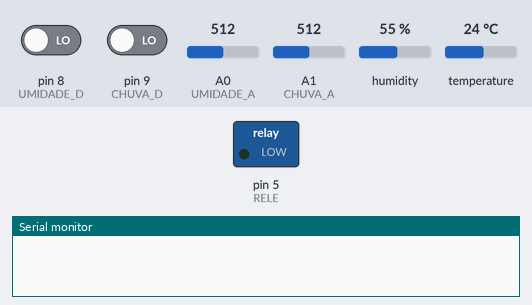
The sketch below on a simulated Arduino Uno, built with avr-gcc and run on an emulated ATmega328P. Shown: switched loads named in the sketch (green lamp = pin HIGH), the last lines printed to the serial monitor. The inputs (shaded band) are chosen by the test bench; at power-on: pin 8 (UMIDADE_D) LOW, pin 9 (CHUVA_D) LOW, A0 (UMIDADE_A) = 512, A1 (CHUVA_A) = 512, humidity 55 %, temperature 24 °C.

Above: at 0.1 s.
At 20.1 s:
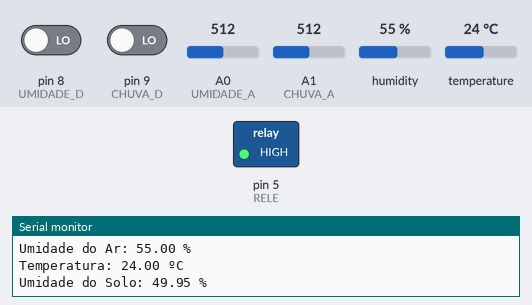
Timing chart, 0 to 21.6 s (numbered marks = the images above):
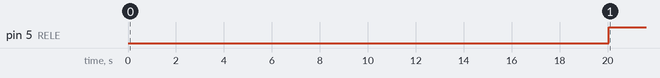

Measured:
- by itself, pin 5 (RELE): LOW → HIGH at 20.0 s

The sketch:

Regador_Automatico.ino
```cpp
#include "DHT.h"

#define DHTPIN 2
#define DHTTYPE DHT11
#define UMIDADE_A A0
#define UMIDADE_D 8
#define CHUVA_A A1
#define CHUVA_D 9
#define RELE 5

DHT dht(DHTPIN, DHTTYPE);

void setup() {
  Serial.begin(9600);
  pinMode(UMIDADE_D, INPUT);
  pinMode(CHUVA_D, INPUT);
  pinMode(RELE, OUTPUT);
  digitalWrite(RELE, LOW);
  dht.begin();
}

void loop() {
  delay(20000);
  float umidade_ar = dht.readHumidity();
  float temperatura = dht.readTemperature();
  float umidade_solo_a = analogRead(UMIDADE_A);
  float chuva_a = analogRead(CHUVA_A);
  boolean umidade_solo_d = digitalRead(UMIDADE_D);
  boolean chuva_d = digitalRead(CHUVA_D);
  umidade_solo_a =  100 - ((100 * umidade_solo_a) / 1023);
  chuva_a = 100 - ((100 * chuva_a) / 1023);
  Serial.print("Umidade do Ar: ");
  Serial.print(umidade_ar);
  Serial.println(" %");
  Serial.print("Temperatura: ");
  Serial.print(temperatura);
  Serial.println(" ºC");
  Serial.print("Umidade do Solo: ");
  Serial.print(umidade_solo_a);
  Serial.println(" %");
  Serial.print("Chuva: ");
  Serial.print(chuva_a);
  Serial.println(" %");


  if (temperatura > 25) {
    if ((chuva_d) && (umidade_ar <= 80) && (umidade_solo_a <= 70 )) {
      digitalWrite(RELE, LOW );
      Serial.println("Ligado");
    }
    else {
      digitalWrite(RELE, HIGH);
      Serial.println("Desligado");
    }
  }
  else {
    if ((chuva_d) && (umidade_ar <= 60) && (umidade_solo_a <= 40 )) {
      digitalWrite(RELE, LOW);
      Serial.println("Ligado");
    }
    else {
      digitalWrite(RELE, HIGH);
      Serial.println("Desligado");
    }
  }
}
```
